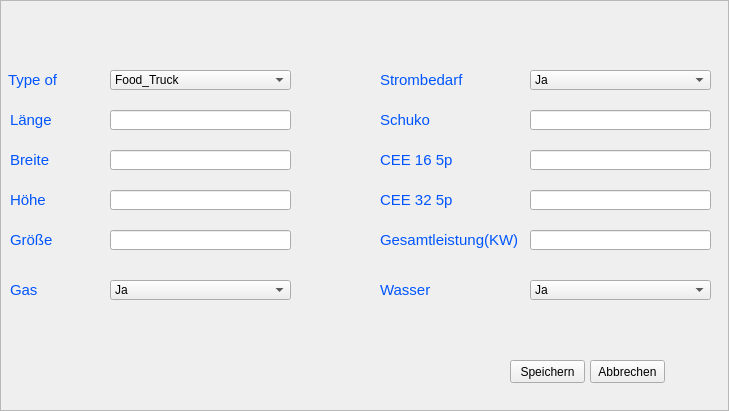
<?xml version="1.0" encoding="UTF-8"?>
<ui version="4.0">
 <class>Information</class>
 <widget class="QFrame" name="Information">
  <property name="geometry">
   <rect>
    <x>0</x>
    <y>0</y>
    <width>729</width>
    <height>411</height>
   </rect>
  </property>
  <property name="windowTitle">
   <string>Frame</string>
  </property>
  <property name="frameShape">
   <enum>QFrame::StyledPanel</enum>
  </property>
  <property name="frameShadow">
   <enum>QFrame::Raised</enum>
  </property>
  <widget class="QLabel" name="txtStrom">
   <property name="geometry">
    <rect>
     <x>380</x>
     <y>70</y>
     <width>101</width>
     <height>21</height>
    </rect>
   </property>
   <property name="text">
    <string>&lt;html&gt;&lt;head/&gt;&lt;body&gt;&lt;p&gt;&lt;span style=&quot; font-size:11pt; color:#0055ff;&quot;&gt;Strombedarf&lt;/span&gt;&lt;/p&gt;&lt;/body&gt;&lt;/html&gt;</string>
   </property>
  </widget>
  <widget class="QLineEdit" name="Schuko_text">
   <property name="geometry">
    <rect>
     <x>530</x>
     <y>110</y>
     <width>181</width>
     <height>20</height>
    </rect>
   </property>
  </widget>
  <widget class="QLabel" name="txtWasser">
   <property name="geometry">
    <rect>
     <x>380</x>
     <y>280</y>
     <width>71</width>
     <height>20</height>
    </rect>
   </property>
   <property name="text">
    <string>&lt;html&gt;&lt;head/&gt;&lt;body&gt;&lt;p&gt;&lt;span style=&quot; font-size:11pt; color:#0055ff;&quot;&gt;Wasser&lt;/span&gt;&lt;/p&gt;&lt;/body&gt;&lt;/html&gt;</string>
   </property>
  </widget>
  <widget class="QLineEdit" name="CEE_32_text">
   <property name="geometry">
    <rect>
     <x>530</x>
     <y>190</y>
     <width>181</width>
     <height>20</height>
    </rect>
   </property>
  </widget>
  <widget class="QPushButton" name="save_btn">
   <property name="geometry">
    <rect>
     <x>510</x>
     <y>360</y>
     <width>75</width>
     <height>23</height>
    </rect>
   </property>
   <property name="text">
    <string>Speichern</string>
   </property>
  </widget>
  <widget class="QLineEdit" name="Breite_text">
   <property name="geometry">
    <rect>
     <x>110</x>
     <y>150</y>
     <width>181</width>
     <height>20</height>
    </rect>
   </property>
  </widget>
  <widget class="QLineEdit" name="CEE_16_text">
   <property name="geometry">
    <rect>
     <x>530</x>
     <y>150</y>
     <width>181</width>
     <height>20</height>
    </rect>
   </property>
  </widget>
  <widget class="QLineEdit" name="laenge_text">
   <property name="geometry">
    <rect>
     <x>110</x>
     <y>110</y>
     <width>181</width>
     <height>20</height>
    </rect>
   </property>
  </widget>
  <widget class="QLabel" name="txtBreite">
   <property name="geometry">
    <rect>
     <x>10</x>
     <y>150</y>
     <width>71</width>
     <height>21</height>
    </rect>
   </property>
   <property name="text">
    <string>&lt;html&gt;&lt;head/&gt;&lt;body&gt;&lt;p&gt;&lt;span style=&quot; font-size:11pt; color:#0055ff;&quot;&gt;Breite&lt;/span&gt;&lt;/p&gt;&lt;/body&gt;&lt;/html&gt;</string>
   </property>
  </widget>
  <widget class="QLineEdit" name="Groesse_text">
   <property name="geometry">
    <rect>
     <x>110</x>
     <y>230</y>
     <width>181</width>
     <height>20</height>
    </rect>
   </property>
  </widget>
  <widget class="QLabel" name="txtGas">
   <property name="geometry">
    <rect>
     <x>10</x>
     <y>280</y>
     <width>41</width>
     <height>21</height>
    </rect>
   </property>
   <property name="text">
    <string>&lt;html&gt;&lt;head/&gt;&lt;body&gt;&lt;p&gt;&lt;span style=&quot; font-size:11pt; color:#0055ff;&quot;&gt;Gas&lt;/span&gt;&lt;/p&gt;&lt;/body&gt;&lt;/html&gt;</string>
   </property>
  </widget>
  <widget class="QLabel" name="txtHoehe">
   <property name="geometry">
    <rect>
     <x>10</x>
     <y>190</y>
     <width>71</width>
     <height>21</height>
    </rect>
   </property>
   <property name="text">
    <string>&lt;html&gt;&lt;head/&gt;&lt;body&gt;&lt;p&gt;&lt;span style=&quot; font-size:11pt; color:#0055ff;&quot;&gt;Höhe&lt;/span&gt;&lt;/p&gt;&lt;/body&gt;&lt;/html&gt;</string>
   </property>
  </widget>
  <widget class="QComboBox" name="Type_text">
   <property name="geometry">
    <rect>
     <x>110</x>
     <y>70</y>
     <width>181</width>
     <height>20</height>
    </rect>
   </property>
   <item>
    <property name="text">
     <string>Food_Truck</string>
    </property>
   </item>
   <item>
    <property name="text">
     <string>Anhänger</string>
    </property>
   </item>
   <item>
    <property name="text">
     <string>Pavillions</string>
    </property>
   </item>
  </widget>
  <widget class="QLabel" name="txtSchuko">
   <property name="geometry">
    <rect>
     <x>380</x>
     <y>110</y>
     <width>71</width>
     <height>21</height>
    </rect>
   </property>
   <property name="text">
    <string>&lt;html&gt;&lt;head/&gt;&lt;body&gt;&lt;p&gt;&lt;span style=&quot; font-size:11pt; color:#0055ff;&quot;&gt;Schuko&lt;/span&gt;&lt;/p&gt;&lt;/body&gt;&lt;/html&gt;</string>
   </property>
  </widget>
  <widget class="QLabel" name="txtCEE_16">
   <property name="geometry">
    <rect>
     <x>380</x>
     <y>150</y>
     <width>91</width>
     <height>21</height>
    </rect>
   </property>
   <property name="text">
    <string>&lt;html&gt;&lt;head/&gt;&lt;body&gt;&lt;p&gt;&lt;span style=&quot; font-size:11pt; color:#0055ff;&quot;&gt;CEE 16 5p&lt;/span&gt;&lt;/p&gt;&lt;/body&gt;&lt;/html&gt;</string>
   </property>
  </widget>
  <widget class="QLabel" name="txtLaenge">
   <property name="geometry">
    <rect>
     <x>10</x>
     <y>110</y>
     <width>71</width>
     <height>21</height>
    </rect>
   </property>
   <property name="text">
    <string>&lt;html&gt;&lt;head/&gt;&lt;body&gt;&lt;p&gt;&lt;span style=&quot; font-size:11pt; color:#0055ff;&quot;&gt;Länge&lt;/span&gt;&lt;/p&gt;&lt;/body&gt;&lt;/html&gt;</string>
   </property>
  </widget>
  <widget class="QComboBox" name="Wasser_text">
   <property name="geometry">
    <rect>
     <x>530</x>
     <y>280</y>
     <width>181</width>
     <height>20</height>
    </rect>
   </property>
   <item>
    <property name="text">
     <string>Ja</string>
    </property>
   </item>
   <item>
    <property name="text">
     <string>Nein</string>
    </property>
   </item>
  </widget>
  <widget class="QLabel" name="CEE_32">
   <property name="geometry">
    <rect>
     <x>380</x>
     <y>190</y>
     <width>81</width>
     <height>21</height>
    </rect>
   </property>
   <property name="text">
    <string>&lt;html&gt;&lt;head/&gt;&lt;body&gt;&lt;p&gt;&lt;span style=&quot; font-size:11pt; color:#0055ff;&quot;&gt;CEE 32 5p&lt;/span&gt;&lt;/p&gt;&lt;/body&gt;&lt;/html&gt;</string>
   </property>
  </widget>
  <widget class="QLabel" name="txtGesamtleistung">
   <property name="geometry">
    <rect>
     <x>380</x>
     <y>230</y>
     <width>161</width>
     <height>21</height>
    </rect>
   </property>
   <property name="text">
    <string>&lt;html&gt;&lt;head/&gt;&lt;body&gt;&lt;p&gt;&lt;span style=&quot; font-size:11pt; color:#0055ff;&quot;&gt;Gesamtleistung(KW)&lt;/span&gt;&lt;/p&gt;&lt;/body&gt;&lt;/html&gt;</string>
   </property>
  </widget>
  <widget class="QComboBox" name="Gas_text">
   <property name="geometry">
    <rect>
     <x>110</x>
     <y>280</y>
     <width>181</width>
     <height>20</height>
    </rect>
   </property>
   <item>
    <property name="text">
     <string>Ja</string>
    </property>
   </item>
   <item>
    <property name="text">
     <string>Nein</string>
    </property>
   </item>
  </widget>
  <widget class="QLabel" name="txtType">
   <property name="geometry">
    <rect>
     <x>8</x>
     <y>70</y>
     <width>71</width>
     <height>21</height>
    </rect>
   </property>
   <property name="text">
    <string>&lt;html&gt;&lt;head/&gt;&lt;body&gt;&lt;p&gt;&lt;span style=&quot; font-size:11pt; color:#0055ff;&quot;&gt;Type of &lt;/span&gt;&lt;/p&gt;&lt;/body&gt;&lt;/html&gt;</string>
   </property>
  </widget>
  <widget class="QPushButton" name="abbrechen_btn">
   <property name="geometry">
    <rect>
     <x>590</x>
     <y>360</y>
     <width>75</width>
     <height>23</height>
    </rect>
   </property>
   <property name="text">
    <string>Abbrechen</string>
   </property>
  </widget>
  <widget class="QComboBox" name="Strombedarf_text">
   <property name="geometry">
    <rect>
     <x>530</x>
     <y>70</y>
     <width>181</width>
     <height>20</height>
    </rect>
   </property>
   <item>
    <property name="text">
     <string>Ja</string>
    </property>
   </item>
   <item>
    <property name="text">
     <string>Nein</string>
    </property>
   </item>
  </widget>
  <widget class="QLineEdit" name="Gesamtleistung_text">
   <property name="geometry">
    <rect>
     <x>530</x>
     <y>230</y>
     <width>181</width>
     <height>20</height>
    </rect>
   </property>
  </widget>
  <widget class="QLineEdit" name="Hoehe_text">
   <property name="geometry">
    <rect>
     <x>110</x>
     <y>190</y>
     <width>181</width>
     <height>20</height>
    </rect>
   </property>
  </widget>
  <widget class="QLabel" name="txtGroesse">
   <property name="geometry">
    <rect>
     <x>10</x>
     <y>230</y>
     <width>71</width>
     <height>21</height>
    </rect>
   </property>
   <property name="text">
    <string>&lt;html&gt;&lt;head/&gt;&lt;body&gt;&lt;p&gt;&lt;span style=&quot; font-size:11pt; color:#0055ff;&quot;&gt;Größe&lt;/span&gt;&lt;/p&gt;&lt;/body&gt;&lt;/html&gt;</string>
   </property>
  </widget>
 </widget>
 <resources/>
 <connections>
  <connection>
   <sender>save_btn</sender>
   <signal>clicked()</signal>
   <receiver>Information</receiver>
   <slot>close()</slot>
   <hints>
    <hint type="sourcelabel">
     <x>547</x>
     <y>371</y>
    </hint>
    <hint type="destinationlabel">
     <x>364</x>
     <y>205</y>
    </hint>
   </hints>
  </connection>
 </connections>
</ui>
